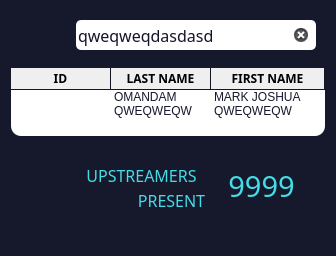
                  <widget class="QFrame" name="frame_search">
                   <property name="maximumSize">
                    <size>
                     <width>400</width>
                     <height>16777215</height>
                    </size>
                   </property>
                   <property name="styleSheet">
                    <string notr="true">background-color: rgb(22, 24, 44);
border-radius:10px
;</string>
                   </property>
                   <property name="frameShape">
                    <enum>QFrame::StyledPanel</enum>
                   </property>
                   <property name="frameShadow">
                    <enum>QFrame::Raised</enum>
                   </property>
                   <layout class="QVBoxLayout" name="verticalLayout_14">
                    <property name="spacing">
                     <number>9</number>
                    </property>
                    <item>
                     <widget class="QFrame" name="frame_7">
                      <property name="minimumSize">
                       <size>
                        <width>0</width>
                        <height>40</height>
                       </size>
                      </property>
                      <property name="maximumSize">
                       <size>
                        <width>16777215</width>
                        <height>16777215</height>
                       </size>
                      </property>
                      <property name="styleSheet">
                       <string notr="true"/>
                      </property>
                      <property name="frameShape">
                       <enum>QFrame::StyledPanel</enum>
                      </property>
                      <property name="frameShadow">
                       <enum>QFrame::Raised</enum>
                      </property>
                      <layout class="QHBoxLayout" name="horizontalLayout_9">
                       <item>
                        <widget class="QLabel" name="home_label_srchIcon">
                         <property name="minimumSize">
                          <size>
                           <width>50</width>
                           <height>0</height>
                          </size>
                         </property>
                         <property name="text">
                          <string/>
                         </property>
                         <property name="pixmap">
                          <pixmap resource="../imgs.qrc">:/newPrefix/images/icons8-search-24.png</pixmap>
                         </property>
                         <property name="scaledContents">
                          <bool>false</bool>
                         </property>
                         <property name="alignment">
                          <set>Qt::AlignCenter</set>
                         </property>
                        </widget>
                       </item>
                       <item>
                        <widget class="QLineEdit" name="home_search_bar">
                         <property name="minimumSize">
                          <size>
                           <width>0</width>
                           <height>30</height>
                          </size>
                         </property>
                         <property name="font">
                          <font>
                           <family>Montserrat Light</family>
                           <pointsize>12</pointsize>
                          </font>
                         </property>
                         <property name="styleSheet">
                          <string notr="true">background-color: rgb(255, 255, 255);
border-radius:5px;
color:rgb(20, 21, 38);</string>
                         </property>
                         <property name="text">
                          <string>qweqweqdasdasd</string>
                         </property>
                         <property name="clearButtonEnabled">
                          <bool>true</bool>
                         </property>
                        </widget>
                       </item>
                      </layout>
                     </widget>
                    </item>
                    <item>
                     <widget class="QTreeWidget" name="home_treeWidget">
                      <property name="sizePolicy">
                       <sizepolicy hsizetype="Expanding" vsizetype="Expanding">
                        <horstretch>0</horstretch>
                        <verstretch>0</verstretch>
                       </sizepolicy>
                      </property>
                      <property name="layoutDirection">
                       <enum>Qt::LeftToRight</enum>
                      </property>
                      <property name="autoFillBackground">
                       <bool>false</bool>
                      </property>
                      <property name="styleSheet">
                       <string notr="true">QTreeWidget{
	background-color: rgb(255, 255, 255);
	color:rgb(22, 24, 44);
}

QTreeWidget QHeaderView::section {
	border-style:none;
	border-bottom:1px solid rgb(20, 21, 38) ;
	border-right:1px solid rgb(20, 21, 38);
}</string>
                      </property>
                      <property name="sizeAdjustPolicy">
                       <enum>QAbstractScrollArea::AdjustToContents</enum>
                      </property>
                      <property name="autoScroll">
                       <bool>true</bool>
                      </property>
                      <property name="editTriggers">
                       <set>QAbstractItemView::SelectedClicked</set>
                      </property>
                      <attribute name="headerCascadingSectionResizes">
                       <bool>false</bool>
                      </attribute>
                      <column>
                       <property name="text">
                        <string>ID</string>
                       </property>
                       <property name="font">
                        <font>
                         <family>Montserrat SemiBold</family>
                         <weight>75</weight>
                         <bold>true</bold>
                        </font>
                       </property>
                       <property name="textAlignment">
                        <set>AlignCenter</set>
                       </property>
                      </column>
                      <column>
                       <property name="text">
                        <string>LAST NAME</string>
                       </property>
                       <property name="font">
                        <font>
                         <family>Montserrat SemiBold</family>
                         <weight>75</weight>
                         <bold>true</bold>
                        </font>
                       </property>
                       <property name="textAlignment">
                        <set>AlignCenter</set>
                       </property>
                      </column>
                      <column>
                       <property name="text">
                        <string>FIRST NAME</string>
                       </property>
                       <property name="font">
                        <font>
                         <family>Montserrat SemiBold</family>
                         <weight>75</weight>
                         <bold>true</bold>
                        </font>
                       </property>
                       <property name="textAlignment">
                        <set>AlignCenter</set>
                       </property>
                      </column>
                      <item>
                       <property name="text">
                        <string/>
                       </property>
                       <property name="text">
                        <string>OMANDAM</string>
                       </property>
                       <property name="textAlignment">
                        <set>AlignCenter</set>
                       </property>
                       <property name="text">
                        <string>MARK JOSHUA</string>
                       </property>
                       <property name="textAlignment">
                        <set>AlignCenter</set>
                       </property>
                      </item>
                      <item>
                       <property name="text">
                        <string/>
                       </property>
                       <property name="text">
                        <string>QWEQWEQW</string>
                       </property>
                       <property name="textAlignment">
                        <set>AlignCenter</set>
                       </property>
                       <property name="text">
                        <string>QWEQWEQW</string>
                       </property>
                       <property name="textAlignment">
                        <set>AlignCenter</set>
                       </property>
                      </item>
                     </widget>
                    </item>
                    <item>
                     <widget class="QFrame" name="frame_6">
                      <property name="minimumSize">
                       <size>
                        <width>0</width>
                        <height>100</height>
                       </size>
                      </property>
                      <property name="styleSheet">
                       <string notr="true"/>
                      </property>
                      <property name="frameShape">
                       <enum>QFrame::StyledPanel</enum>
                      </property>
                      <property name="frameShadow">
                       <enum>QFrame::Raised</enum>
                      </property>
                      <widget class="QLabel" name="home_label_upstreamers">
                       <property name="geometry">
                        <rect>
                         <x>50</x>
                         <y>10</y>
                         <width>161</width>
                         <height>40</height>
                        </rect>
                       </property>
                       <property name="maximumSize">
                        <size>
                         <width>16777215</width>
                         <height>40</height>
                        </size>
                       </property>
                       <property name="font">
                        <font>
                         <family>Montserrat</family>
                         <pointsize>12</pointsize>
                        </font>
                       </property>
                       <property name="styleSheet">
                        <string notr="true">color: rgb(67, 221, 230);</string>
                       </property>
                       <property name="text">
                        <string>UPSTREAMERS</string>
                       </property>
                       <property name="alignment">
                        <set>Qt::AlignCenter</set>
                       </property>
                      </widget>
                      <widget class="QLabel" name="home_label_present">
                       <property name="geometry">
                        <rect>
                         <x>100</x>
                         <y>40</y>
                         <width>121</width>
                         <height>31</height>
                        </rect>
                       </property>
                       <property name="maximumSize">
                        <size>
                         <width>16777215</width>
                         <height>40</height>
                        </size>
                       </property>
                       <property name="font">
                        <font>
                         <family>Montserrat</family>
                         <pointsize>12</pointsize>
                        </font>
                       </property>
                       <property name="styleSheet">
                        <string notr="true">color: rgb(67, 221, 230);</string>
                       </property>
                       <property name="text">
                        <string>PRESENT</string>
                       </property>
                       <property name="alignment">
                        <set>Qt::AlignCenter</set>
                       </property>
                      </widget>
                      <widget class="QLabel" name="home_label_present_count">
                       <property name="geometry">
                        <rect>
                         <x>200</x>
                         <y>10</y>
                         <width>101</width>
                         <height>61</height>
                        </rect>
                       </property>
                       <property name="maximumSize">
                        <size>
                         <width>16777215</width>
                         <height>16777215</height>
                        </size>
                       </property>
                       <property name="font">
                        <font>
                         <family>Montserrat</family>
                         <pointsize>22</pointsize>
                        </font>
                       </property>
                       <property name="styleSheet">
                        <string notr="true">color: rgb(67, 221, 230);</string>
                       </property>
                       <property name="text">
                        <string>9999</string>
                       </property>
                       <property name="alignment">
                        <set>Qt::AlignCenter</set>
                       </property>
                      </widget>
                     </widget>
                    </item>
                   </layout>
                  </widget>
